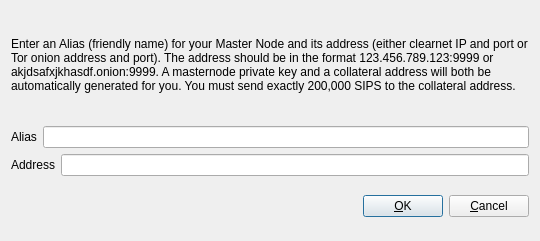
<?xml version="1.0" encoding="UTF-8"?>
<ui version="4.0">
 <class>AddEditAdrenalineNode</class>
 <widget class="QDialog" name="AddEditAdrenalineNode">
  <property name="geometry">
   <rect>
    <x>0</x>
    <y>0</y>
    <width>540</width>
    <height>241</height>
   </rect>
  </property>
  <property name="windowTitle">
   <string>Add/Edit Sips Node</string>
  </property>
  <property name="modal">
   <bool>true</bool>
  </property>
  <layout class="QVBoxLayout" name="verticalLayout">
   <item>
    <layout class="QVBoxLayout" name="verticalLayout_2">
     <property name="topMargin">
      <number>0</number>
     </property>
     <property name="bottomMargin">
      <number>0</number>
     </property>
     <item>
      <widget class="QLabel" name="label_3">
       <property name="sizePolicy">
        <sizepolicy hsizetype="Preferred" vsizetype="Expanding">
         <horstretch>0</horstretch>
         <verstretch>0</verstretch>
        </sizepolicy>
       </property>
       <property name="text">
        <string>&lt;html&gt;&lt;head/&gt;&lt;body&gt;&lt;p&gt;Enter an Alias (friendly name) for your Master Node and its address (either clearnet IP and port or Tor onion address and port).  The address should be in the format 123.456.789.123:9999 or akjdsafxjkhasdf.onion:9999.  A masternode private key and a collateral address will both be automatically generated for you.  You must send exactly 200,000 SIPS to the collateral address.&lt;/p&gt;&lt;/body&gt;&lt;/html&gt;</string>
       </property>
       <property name="wordWrap">
        <bool>true</bool>
       </property>
      </widget>
     </item>
     <item>
      <layout class="QHBoxLayout" name="horizontalLayout">
       <property name="bottomMargin">
        <number>0</number>
       </property>
       <item>
        <widget class="QLabel" name="label">
         <property name="text">
          <string>Alias</string>
         </property>
        </widget>
       </item>
       <item>
        <widget class="QLineEdit" name="aliasLineEdit"/>
       </item>
      </layout>
     </item>
     <item>
      <layout class="QHBoxLayout" name="horizontalLayout_2">
       <property name="bottomMargin">
        <number>0</number>
       </property>
       <item>
        <widget class="QLabel" name="label_2">
         <property name="text">
          <string>Address</string>
         </property>
        </widget>
       </item>
       <item>
        <widget class="QLineEdit" name="addressLineEdit"/>
       </item>
      </layout>
     </item>
     <item>
      <layout class="QHBoxLayout" name="horizontalLayout_3">
       <property name="bottomMargin">
        <number>0</number>
       </property>
      </layout>
     </item>
    </layout>
   </item>
   <item>
    <layout class="QHBoxLayout" name="horizontalLayout_Buttons">
     <item>
      <spacer name="horizontalSpacer_1">
       <property name="orientation">
        <enum>Qt::Horizontal</enum>
       </property>
       <property name="sizeHint" stdset="0">
        <size>
         <width>40</width>
         <height>48</height>
        </size>
       </property>
      </spacer>
     </item>
     <item>
      <widget class="QLabel" name="statusLabel">
       <property name="font">
        <font>
         <weight>75</weight>
         <bold>true</bold>
        </font>
       </property>
       <property name="text">
        <string/>
       </property>
       <property name="textFormat">
        <enum>Qt::PlainText</enum>
       </property>
       <property name="wordWrap">
        <bool>true</bool>
       </property>
      </widget>
     </item>
     <item>
      <spacer name="horizontalSpacer_2">
       <property name="orientation">
        <enum>Qt::Horizontal</enum>
       </property>
       <property name="sizeHint" stdset="0">
        <size>
         <width>40</width>
         <height>48</height>
        </size>
       </property>
      </spacer>
     </item>
     <item>
      <widget class="QPushButton" name="okButton">
       <property name="text">
        <string>&amp;OK</string>
       </property>
      </widget>
     </item>
     <item>
      <widget class="QPushButton" name="cancelButton">
       <property name="text">
        <string>&amp;Cancel</string>
       </property>
       <property name="autoDefault">
        <bool>false</bool>
       </property>
      </widget>
     </item>
    </layout>
   </item>
  </layout>
 </widget>
 <resources/>
 <connections/>
</ui>
